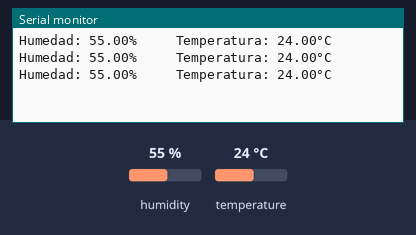
A sketch run on a simulated Arduino Uno, built with avr-gcc and run on an emulated ATmega328P. Shown: the last lines printed to the serial monitor. Inputs (shaded band) come from the test bench; at power-on: humidity 55 %, temperature 24 °C.

Above: at 3.8 s.
3.9 s: humidity set to 22 %
At 5.5 s:
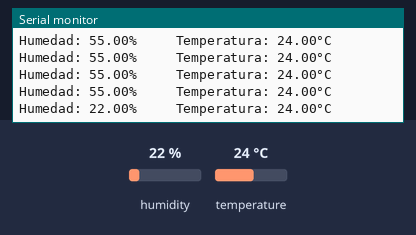
10.1 s: temperature set to 12 °C
At 11.0 s:
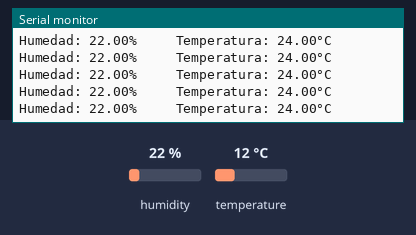
13.0 s: humidity set to 40 %
At 14.0 s:
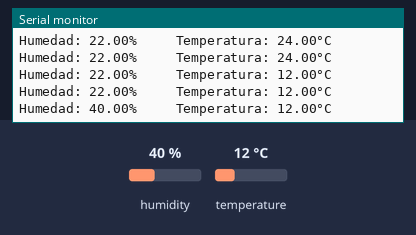
Timing chart, 0 to 16.0 s (numbered marks = the images above; inputs shaded):
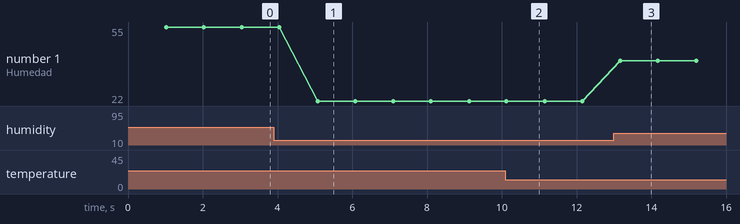

Measured:
- after the input at 3.9 s, the serial monitor: prints a new line after 1.2 s (image 1)
- after the input at 13.0 s, the serial monitor: prints a new line after 0.18 s (image 3)
- plotted number 1: 55 → 22 after the input at 3.9 s, 22 → 40 after the input at 13.0 s

The sketch:

PracticaSensorTemp.ino
```cpp
#include <DHT.h>
#define TIPO_SENSOR DHT11
#define SENSOR_PIN 6

DHT sensor(SENSOR_PIN, TIPO_SENSOR);

void setup(){
  Serial.begin(9600);
  sensor.begin();
}

void loop(){
  delay(1000);

  float humed = sensor.readHumidity();
  float temper = sensor.readTemperature();

  Serial.print("Humedad: ");
  Serial.print(humed);
  Serial.print("%     ");
  Serial.print("Temperatura: ");
  Serial.print(temper);
  Serial.print("°C");
  Serial.print("\n");
}
```
